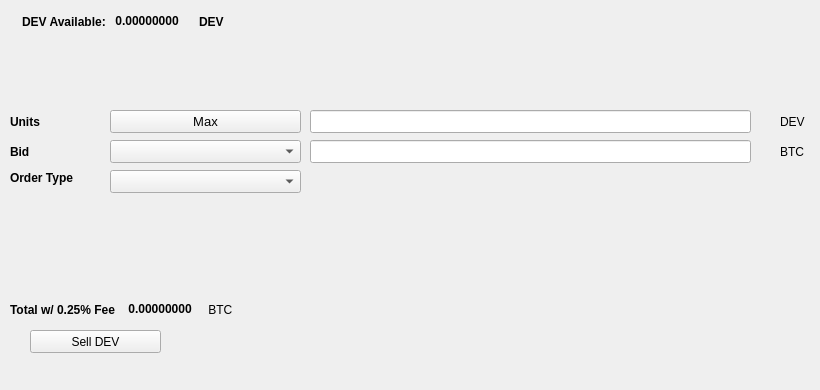
   <widget class="QWidget" name="SellTab">
    <attribute name="title">
     <string>Sell</string>
    </attribute>
    <widget class="QLabel" name="label_16">
     <property name="geometry">
      <rect>
       <x>780</x>
       <y>140</y>
       <width>31</width>
       <height>23</height>
      </rect>
     </property>
     <property name="text">
      <string>BTC</string>
     </property>
    </widget>
    <widget class="QComboBox" name="SellBidcomboBox">
     <property name="geometry">
      <rect>
       <x>110</x>
       <y>140</y>
       <width>191</width>
       <height>23</height>
      </rect>
     </property>
     <property name="font">
      <font>
       <pointsize>10</pointsize>
      </font>
     </property>
    </widget>
    <widget class="QLabel" name="label_18">
     <property name="geometry">
      <rect>
       <x>10</x>
       <y>110</y>
       <width>46</width>
       <height>23</height>
      </rect>
     </property>
     <property name="font">
      <font>
       <weight>75</weight>
       <bold>true</bold>
      </font>
     </property>
     <property name="text">
      <string>Units</string>
     </property>
    </widget>
    <widget class="QPushButton" name="Sell_Max_Amount">
     <property name="geometry">
      <rect>
       <x>110</x>
       <y>110</y>
       <width>191</width>
       <height>23</height>
      </rect>
     </property>
     <property name="font">
      <font>
       <pointsize>10</pointsize>
      </font>
     </property>
     <property name="text">
      <string>Max</string>
     </property>
    </widget>
    <widget class="QLabel" name="label_20">
     <property name="geometry">
      <rect>
       <x>10</x>
       <y>170</y>
       <width>91</width>
       <height>16</height>
      </rect>
     </property>
     <property name="font">
      <font>
       <weight>75</weight>
       <bold>true</bold>
      </font>
     </property>
     <property name="text">
      <string>Order Type</string>
     </property>
    </widget>
    <widget class="QComboBox" name="SellOrdertypeCombo">
     <property name="geometry">
      <rect>
       <x>110</x>
       <y>170</y>
       <width>191</width>
       <height>23</height>
      </rect>
     </property>
     <property name="font">
      <font>
       <pointsize>10</pointsize>
      </font>
     </property>
    </widget>
    <widget class="QLabel" name="label_21">
     <property name="geometry">
      <rect>
       <x>10</x>
       <y>140</y>
       <width>46</width>
       <height>23</height>
      </rect>
     </property>
     <property name="font">
      <font>
       <weight>75</weight>
       <bold>true</bold>
      </font>
     </property>
     <property name="text">
      <string>Bid</string>
     </property>
    </widget>
    <widget class="QLabel" name="label_22">
     <property name="geometry">
      <rect>
       <x>780</x>
       <y>110</y>
       <width>31</width>
       <height>23</height>
      </rect>
     </property>
     <property name="text">
      <string>DEV</string>
     </property>
    </widget>
    <widget class="QLineEdit" name="UnitsInputDEV">
     <property name="geometry">
      <rect>
       <x>310</x>
       <y>110</y>
       <width>441</width>
       <height>23</height>
      </rect>
     </property>
     <property name="font">
      <font>
       <pointsize>9</pointsize>
       <weight>75</weight>
       <bold>true</bold>
      </font>
     </property>
    </widget>
    <widget class="QLineEdit" name="SellBidPriceEdit">
     <property name="geometry">
      <rect>
       <x>310</x>
       <y>140</y>
       <width>441</width>
       <height>23</height>
      </rect>
     </property>
     <property name="font">
      <font>
       <pointsize>9</pointsize>
       <weight>75</weight>
       <bold>true</bold>
      </font>
     </property>
    </widget>
    <widget class="QPushButton" name="SellDEVBTN">
     <property name="geometry">
      <rect>
       <x>30</x>
       <y>330</y>
       <width>131</width>
       <height>23</height>
      </rect>
     </property>
     <property name="text">
      <string>Sell DEV</string>
     </property>
     <property name="icon">
      <iconset resource="../bitcoinfiat">
       <normaloff>:/icons/bitcoin</normaloff>:/icons/bitcoin</iconset>
     </property>
    </widget>
    <widget class="QWidget" name="layoutWidget3">
     <property name="geometry">
      <rect>
       <x>22</x>
       <y>12</y>
       <width>258</width>
       <height>19</height>
      </rect>
     </property>
     <layout class="QHBoxLayout" name="horizontalLayout">
      <item>
       <widget class="QLabel" name="label232_2">
        <property name="font">
         <font>
          <weight>75</weight>
          <bold>true</bold>
         </font>
        </property>
        <property name="text">
         <string>DEV Available:</string>
        </property>
       </widget>
      </item>
      <item>
       <widget class="QLabel" name="DEVAvailableLabel">
        <property name="palette">
         <palette>
          <active>
           <colorrole role="WindowText">
            <brush brushstyle="SolidPattern">
             <color alpha="255">
              <red>0</red>
              <green>0</green>
              <blue>0</blue>
             </color>
            </brush>
           </colorrole>
           <colorrole role="Button">
            <brush brushstyle="SolidPattern">
             <color alpha="255">
              <red>0</red>
              <green>170</green>
              <blue>0</blue>
             </color>
            </brush>
           </colorrole>
           <colorrole role="Light">
            <brush brushstyle="SolidPattern">
             <color alpha="255">
              <red>0</red>
              <green>255</green>
              <blue>0</blue>
             </color>
            </brush>
           </colorrole>
           <colorrole role="Midlight">
            <brush brushstyle="SolidPattern">
             <color alpha="255">
              <red>0</red>
              <green>212</green>
              <blue>0</blue>
             </color>
            </brush>
           </colorrole>
           <colorrole role="Dark">
            <brush brushstyle="SolidPattern">
             <color alpha="255">
              <red>0</red>
              <green>85</green>
              <blue>0</blue>
             </color>
            </brush>
           </colorrole>
           <colorrole role="Mid">
            <brush brushstyle="SolidPattern">
             <color alpha="255">
              <red>0</red>
              <green>113</green>
              <blue>0</blue>
             </color>
            </brush>
           </colorrole>
           <colorrole role="Text">
            <brush brushstyle="SolidPattern">
             <color alpha="255">
              <red>0</red>
              <green>170</green>
              <blue>0</blue>
             </color>
            </brush>
           </colorrole>
           <colorrole role="BrightText">
            <brush brushstyle="SolidPattern">
             <color alpha="255">
              <red>255</red>
              <green>255</green>
              <blue>255</blue>
             </color>
            </brush>
           </colorrole>
           <colorrole role="ButtonText">
            <brush brushstyle="SolidPattern">
             <color alpha="255">
              <red>0</red>
              <green>0</green>
              <blue>0</blue>
             </color>
            </brush>
           </colorrole>
           <colorrole role="Base">
            <brush brushstyle="SolidPattern">
             <color alpha="255">
              <red>255</red>
              <green>255</green>
              <blue>255</blue>
             </color>
            </brush>
           </colorrole>
           <colorrole role="Window">
            <brush brushstyle="SolidPattern">
             <color alpha="255">
              <red>0</red>
              <green>170</green>
              <blue>0</blue>
             </color>
            </brush>
           </colorrole>
           <colorrole role="Shadow">
            <brush brushstyle="SolidPattern">
             <color alpha="255">
              <red>0</red>
              <green>0</green>
              <blue>0</blue>
             </color>
            </brush>
           </colorrole>
           <colorrole role="AlternateBase">
            <brush brushstyle="SolidPattern">
             <color alpha="255">
              <red>127</red>
              <green>212</green>
              <blue>127</blue>
             </color>
            </brush>
           </colorrole>
           <colorrole role="ToolTipBase">
            <brush brushstyle="SolidPattern">
             <color alpha="255">
              <red>255</red>
              <green>255</green>
              <blue>220</blue>
             </color>
            </brush>
           </colorrole>
           <colorrole role="ToolTipText">
            <brush brushstyle="SolidPattern">
             <color alpha="255">
              <red>0</red>
              <green>0</green>
              <blue>0</blue>
             </color>
            </brush>
           </colorrole>
          </active>
          <inactive>
           <colorrole role="WindowText">
            <brush brushstyle="SolidPattern">
             <color alpha="255">
              <red>0</red>
              <green>0</green>
              <blue>0</blue>
             </color>
            </brush>
           </colorrole>
           <colorrole role="Button">
            <brush brushstyle="SolidPattern">
             <color alpha="255">
              <red>0</red>
              <green>170</green>
              <blue>0</blue>
             </color>
            </brush>
           </colorrole>
           <colorrole role="Light">
            <brush brushstyle="SolidPattern">
             <color alpha="255">
              <red>0</red>
              <green>255</green>
              <blue>0</blue>
             </color>
            </brush>
           </colorrole>
           <colorrole role="Midlight">
            <brush brushstyle="SolidPattern">
             <color alpha="255">
              <red>0</red>
              <green>212</green>
              <blue>0</blue>
             </color>
            </brush>
           </colorrole>
           <colorrole role="Dark">
            <brush brushstyle="SolidPattern">
             <color alpha="255">
              <red>0</red>
              <green>85</green>
              <blue>0</blue>
             </color>
            </brush>
           </colorrole>
           <colorrole role="Mid">
            <brush brushstyle="SolidPattern">
             <color alpha="255">
              <red>0</red>
              <green>113</green>
              <blue>0</blue>
             </color>
            </brush>
           </colorrole>
           <colorrole role="Text">
            <brush brushstyle="SolidPattern">
             <color alpha="255">
              <red>0</red>
              <green>170</green>
              <blue>0</blue>
             </color>
            </brush>
           </colorrole>
           <colorrole role="BrightText">
            <brush brushstyle="SolidPattern">
             <color alpha="255">
              <red>255</red>
              <green>255</green>
              <blue>255</blue>
             </color>
            </brush>
           </colorrole>
           <colorrole role="ButtonText">
            <brush brushstyle="SolidPattern">
             <color alpha="255">
              <red>0</red>
              <green>0</green>
              <blue>0</blue>
             </color>
            </brush>
           </colorrole>
           <colorrole role="Base">
            <brush brushstyle="SolidPattern">
             <color alpha="255">
              <red>255</red>
              <green>255</green>
              <blue>255</blue>
             </color>
            </brush>
           </colorrole>
           <colorrole role="Window">
            <brush brushstyle="SolidPattern">
             <color alpha="255">
              <red>0</red>
              <green>170</green>
              <blue>0</blue>
             </color>
            </brush>
           </colorrole>
           <colorrole role="Shadow">
            <brush brushstyle="SolidPattern">
             <color alpha="255">
              <red>0</red>
              <green>0</green>
              <blue>0</blue>
             </color>
            </brush>
           </colorrole>
           <colorrole role="AlternateBase">
            <brush brushstyle="SolidPattern">
             <color alpha="255">
              <red>127</red>
              <green>212</green>
              <blue>127</blue>
             </color>
            </brush>
           </colorrole>
           <colorrole role="ToolTipBase">
            <brush brushstyle="SolidPattern">
             <color alpha="255">
              <red>255</red>
              <green>255</green>
              <blue>220</blue>
             </color>
            </brush>
           </colorrole>
           <colorrole role="ToolTipText">
            <brush brushstyle="SolidPattern">
             <color alpha="255">
              <red>0</red>
              <green>0</green>
              <blue>0</blue>
             </color>
            </brush>
           </colorrole>
          </inactive>
          <disabled>
           <colorrole role="WindowText">
            <brush brushstyle="SolidPattern">
             <color alpha="255">
              <red>0</red>
              <green>85</green>
              <blue>0</blue>
             </color>
            </brush>
           </colorrole>
           <colorrole role="Button">
            <brush brushstyle="SolidPattern">
             <color alpha="255">
              <red>0</red>
              <green>170</green>
              <blue>0</blue>
             </color>
            </brush>
           </colorrole>
           <colorrole role="Light">
            <brush brushstyle="SolidPattern">
             <color alpha="255">
              <red>0</red>
              <green>255</green>
              <blue>0</blue>
             </color>
            </brush>
           </colorrole>
           <colorrole role="Midlight">
            <brush brushstyle="SolidPattern">
             <color alpha="255">
              <red>0</red>
              <green>212</green>
              <blue>0</blue>
             </color>
            </brush>
           </colorrole>
           <colorrole role="Dark">
            <brush brushstyle="SolidPattern">
             <color alpha="255">
              <red>0</red>
              <green>85</green>
              <blue>0</blue>
             </color>
            </brush>
           </colorrole>
           <colorrole role="Mid">
            <brush brushstyle="SolidPattern">
             <color alpha="255">
              <red>0</red>
              <green>113</green>
              <blue>0</blue>
             </color>
            </brush>
           </colorrole>
           <colorrole role="Text">
            <brush brushstyle="SolidPattern">
             <color alpha="255">
              <red>0</red>
              <green>85</green>
              <blue>0</blue>
             </color>
            </brush>
           </colorrole>
           <colorrole role="BrightText">
            <brush brushstyle="SolidPattern">
             <color alpha="255">
              <red>255</red>
              <green>255</green>
              <blue>255</blue>
             </color>
            </brush>
           </colorrole>
           <colorrole role="ButtonText">
            <brush brushstyle="SolidPattern">
             <color alpha="255">
              <red>0</red>
              <green>85</green>
              <blue>0</blue>
             </color>
            </brush>
           </colorrole>
           <colorrole role="Base">
            <brush brushstyle="SolidPattern">
             <color alpha="255">
              <red>0</red>
              <green>170</green>
              <blue>0</blue>
             </color>
            </brush>
           </colorrole>
           <colorrole role="Window">
            <brush brushstyle="SolidPattern">
             <color alpha="255">
              <red>0</red>
              <green>170</green>
              <blue>0</blue>
             </color>
            </brush>
           </colorrole>
           <colorrole role="Shadow">
            <brush brushstyle="SolidPattern">
             <color alpha="255">
              <red>0</red>
              <green>0</green>
              <blue>0</blue>
             </color>
            </brush>
           </colorrole>
           <colorrole role="AlternateBase">
            <brush brushstyle="SolidPattern">
             <color alpha="255">
              <red>0</red>
              <green>170</green>
              <blue>0</blue>
             </color>
            </brush>
           </colorrole>
           <colorrole role="ToolTipBase">
            <brush brushstyle="SolidPattern">
             <color alpha="255">
              <red>255</red>
              <green>255</green>
              <blue>220</blue>
             </color>
            </brush>
           </colorrole>
           <colorrole role="ToolTipText">
            <brush brushstyle="SolidPattern">
             <color alpha="255">
              <red>0</red>
              <green>0</green>
              <blue>0</blue>
             </color>
            </brush>
           </colorrole>
          </disabled>
         </palette>
        </property>
        <property name="font">
         <font>
          <weight>75</weight>
          <bold>true</bold>
         </font>
        </property>
        <property name="text">
         <string> 0.00000000 </string>
        </property>
        <property name="textInteractionFlags">
         <set>Qt::LinksAccessibleByMouse|Qt::TextSelectableByKeyboard|Qt::TextSelectableByMouse</set>
        </property>
       </widget>
      </item>
      <item>
       <widget class="QLabel" name="labelDEV">
        <property name="font">
         <font>
          <weight>75</weight>
          <bold>true</bold>
         </font>
        </property>
        <property name="text">
         <string>DEV</string>
        </property>
       </widget>
      </item>
     </layout>
    </widget>
    <widget class="QWidget" name="layoutWidget">
     <property name="geometry">
      <rect>
       <x>10</x>
       <y>300</y>
       <width>268</width>
       <height>19</height>
      </rect>
     </property>
     <layout class="QHBoxLayout" name="horizontalLayout_2">
      <item>
       <widget class="QLabel" name="label_19">
        <property name="font">
         <font>
          <weight>75</weight>
          <bold>true</bold>
         </font>
        </property>
        <property name="text">
         <string>Total w/ 0.25% Fee </string>
        </property>
       </widget>
      </item>
      <item>
       <widget class="QLabel" name="SellCostLabel">
        <property name="palette">
         <palette>
          <active>
           <colorrole role="WindowText">
            <brush brushstyle="SolidPattern">
             <color alpha="255">
              <red>0</red>
              <green>0</green>
              <blue>0</blue>
             </color>
            </brush>
           </colorrole>
           <colorrole role="Button">
            <brush brushstyle="SolidPattern">
             <color alpha="255">
              <red>0</red>
              <green>170</green>
              <blue>0</blue>
             </color>
            </brush>
           </colorrole>
           <colorrole role="Light">
            <brush brushstyle="SolidPattern">
             <color alpha="255">
              <red>0</red>
              <green>255</green>
              <blue>0</blue>
             </color>
            </brush>
           </colorrole>
           <colorrole role="Midlight">
            <brush brushstyle="SolidPattern">
             <color alpha="255">
              <red>0</red>
              <green>212</green>
              <blue>0</blue>
             </color>
            </brush>
           </colorrole>
           <colorrole role="Dark">
            <brush brushstyle="SolidPattern">
             <color alpha="255">
              <red>0</red>
              <green>85</green>
              <blue>0</blue>
             </color>
            </brush>
           </colorrole>
           <colorrole role="Mid">
            <brush brushstyle="SolidPattern">
             <color alpha="255">
              <red>0</red>
              <green>113</green>
              <blue>0</blue>
             </color>
            </brush>
           </colorrole>
           <colorrole role="Text">
            <brush brushstyle="SolidPattern">
             <color alpha="255">
              <red>0</red>
              <green>170</green>
              <blue>0</blue>
             </color>
            </brush>
           </colorrole>
           <colorrole role="BrightText">
            <brush brushstyle="SolidPattern">
             <color alpha="255">
              <red>255</red>
              <green>255</green>
              <blue>255</blue>
             </color>
            </brush>
           </colorrole>
           <colorrole role="ButtonText">
            <brush brushstyle="SolidPattern">
             <color alpha="255">
              <red>0</red>
              <green>0</green>
              <blue>0</blue>
             </color>
            </brush>
           </colorrole>
           <colorrole role="Base">
            <brush brushstyle="SolidPattern">
             <color alpha="255">
              <red>255</red>
              <green>255</green>
              <blue>255</blue>
             </color>
            </brush>
           </colorrole>
           <colorrole role="Window">
            <brush brushstyle="SolidPattern">
             <color alpha="255">
              <red>0</red>
              <green>170</green>
              <blue>0</blue>
             </color>
            </brush>
           </colorrole>
           <colorrole role="Shadow">
            <brush brushstyle="SolidPattern">
             <color alpha="255">
              <red>0</red>
              <green>0</green>
              <blue>0</blue>
             </color>
            </brush>
           </colorrole>
           <colorrole role="AlternateBase">
            <brush brushstyle="SolidPattern">
             <color alpha="255">
              <red>127</red>
              <green>212</green>
              <blue>127</blue>
             </color>
            </brush>
           </colorrole>
           <colorrole role="ToolTipBase">
            <brush brushstyle="SolidPattern">
             <color alpha="255">
              <red>255</red>
              <green>255</green>
              <blue>220</blue>
             </color>
            </brush>
           </colorrole>
           <colorrole role="ToolTipText">
            <brush brushstyle="SolidPattern">
             <color alpha="255">
              <red>0</red>
              <green>0</green>
              <blue>0</blue>
             </color>
            </brush>
           </colorrole>
          </active>
          <inactive>
           <colorrole role="WindowText">
            <brush brushstyle="SolidPattern">
             <color alpha="255">
              <red>0</red>
              <green>0</green>
              <blue>0</blue>
             </color>
            </brush>
           </colorrole>
           <colorrole role="Button">
            <brush brushstyle="SolidPattern">
             <color alpha="255">
              <red>0</red>
              <green>170</green>
              <blue>0</blue>
             </color>
            </brush>
           </colorrole>
           <colorrole role="Light">
            <brush brushstyle="SolidPattern">
             <color alpha="255">
              <red>0</red>
              <green>255</green>
              <blue>0</blue>
             </color>
            </brush>
           </colorrole>
           <colorrole role="Midlight">
            <brush brushstyle="SolidPattern">
             <color alpha="255">
              <red>0</red>
              <green>212</green>
              <blue>0</blue>
             </color>
            </brush>
           </colorrole>
           <colorrole role="Dark">
            <brush brushstyle="SolidPattern">
             <color alpha="255">
              <red>0</red>
              <green>85</green>
              <blue>0</blue>
             </color>
            </brush>
           </colorrole>
           <colorrole role="Mid">
            <brush brushstyle="SolidPattern">
             <color alpha="255">
              <red>0</red>
              <green>113</green>
              <blue>0</blue>
             </color>
            </brush>
           </colorrole>
           <colorrole role="Text">
            <brush brushstyle="SolidPattern">
             <color alpha="255">
              <red>0</red>
              <green>170</green>
              <blue>0</blue>
             </color>
            </brush>
           </colorrole>
           <colorrole role="BrightText">
            <brush brushstyle="SolidPattern">
             <color alpha="255">
              <red>255</red>
              <green>255</green>
              <blue>255</blue>
             </color>
            </brush>
           </colorrole>
           <colorrole role="ButtonText">
            <brush brushstyle="SolidPattern">
             <color alpha="255">
              <red>0</red>
              <green>0</green>
              <blue>0</blue>
             </color>
            </brush>
           </colorrole>
           <colorrole role="Base">
            <brush brushstyle="SolidPattern">
             <color alpha="255">
              <red>255</red>
              <green>255</green>
              <blue>255</blue>
             </color>
            </brush>
           </colorrole>
           <colorrole role="Window">
            <brush brushstyle="SolidPattern">
             <color alpha="255">
              <red>0</red>
              <green>170</green>
              <blue>0</blue>
             </color>
            </brush>
           </colorrole>
           <colorrole role="Shadow">
            <brush brushstyle="SolidPattern">
             <color alpha="255">
              <red>0</red>
              <green>0</green>
              <blue>0</blue>
             </color>
            </brush>
           </colorrole>
           <colorrole role="AlternateBase">
            <brush brushstyle="SolidPattern">
             <color alpha="255">
              <red>127</red>
              <green>212</green>
              <blue>127</blue>
             </color>
            </brush>
           </colorrole>
           <colorrole role="ToolTipBase">
            <brush brushstyle="SolidPattern">
             <color alpha="255">
              <red>255</red>
              <green>255</green>
              <blue>220</blue>
             </color>
            </brush>
           </colorrole>
           <colorrole role="ToolTipText">
            <brush brushstyle="SolidPattern">
             <color alpha="255">
              <red>0</red>
              <green>0</green>
              <blue>0</blue>
             </color>
            </brush>
           </colorrole>
          </inactive>
          <disabled>
           <colorrole role="WindowText">
            <brush brushstyle="SolidPattern">
             <color alpha="255">
              <red>0</red>
              <green>85</green>
              <blue>0</blue>
             </color>
            </brush>
           </colorrole>
           <colorrole role="Button">
            <brush brushstyle="SolidPattern">
             <color alpha="255">
              <red>0</red>
              <green>170</green>
              <blue>0</blue>
             </color>
            </brush>
           </colorrole>
           <colorrole role="Light">
            <brush brushstyle="SolidPattern">
             <color alpha="255">
              <red>0</red>
              <green>255</green>
              <blue>0</blue>
             </color>
            </brush>
           </colorrole>
           <colorrole role="Midlight">
            <brush brushstyle="SolidPattern">
             <color alpha="255">
              <red>0</red>
              <green>212</green>
              <blue>0</blue>
             </color>
            </brush>
           </colorrole>
           <colorrole role="Dark">
            <brush brushstyle="SolidPattern">
             <color alpha="255">
              <red>0</red>
              <green>85</green>
              <blue>0</blue>
             </color>
            </brush>
           </colorrole>
           <colorrole role="Mid">
            <brush brushstyle="SolidPattern">
             <color alpha="255">
              <red>0</red>
              <green>113</green>
              <blue>0</blue>
             </color>
            </brush>
           </colorrole>
           <colorrole role="Text">
            <brush brushstyle="SolidPattern">
             <color alpha="255">
              <red>0</red>
              <green>85</green>
              <blue>0</blue>
             </color>
            </brush>
           </colorrole>
           <colorrole role="BrightText">
            <brush brushstyle="SolidPattern">
             <color alpha="255">
              <red>255</red>
              <green>255</green>
              <blue>255</blue>
             </color>
            </brush>
           </colorrole>
           <colorrole role="ButtonText">
            <brush brushstyle="SolidPattern">
             <color alpha="255">
              <red>0</red>
              <green>85</green>
              <blue>0</blue>
             </color>
            </brush>
           </colorrole>
           <colorrole role="Base">
            <brush brushstyle="SolidPattern">
             <color alpha="255">
              <red>0</red>
              <green>170</green>
              <blue>0</blue>
             </color>
            </brush>
           </colorrole>
           <colorrole role="Window">
            <brush brushstyle="SolidPattern">
             <color alpha="255">
              <red>0</red>
              <green>170</green>
              <blue>0</blue>
             </color>
            </brush>
           </colorrole>
           <colorrole role="Shadow">
            <brush brushstyle="SolidPattern">
             <color alpha="255">
              <red>0</red>
              <green>0</green>
              <blue>0</blue>
             </color>
            </brush>
           </colorrole>
           <colorrole role="AlternateBase">
            <brush brushstyle="SolidPattern">
             <color alpha="255">
              <red>0</red>
              <green>170</green>
              <blue>0</blue>
             </color>
            </brush>
           </colorrole>
           <colorrole role="ToolTipBase">
            <brush brushstyle="SolidPattern">
             <color alpha="255">
              <red>255</red>
              <green>255</green>
              <blue>220</blue>
             </color>
            </brush>
           </colorrole>
           <colorrole role="ToolTipText">
            <brush brushstyle="SolidPattern">
             <color alpha="255">
              <red>0</red>
              <green>0</green>
              <blue>0</blue>
             </color>
            </brush>
           </colorrole>
          </disabled>
         </palette>
        </property>
        <property name="font">
         <font>
          <weight>75</weight>
          <bold>true</bold>
         </font>
        </property>
        <property name="autoFillBackground">
         <bool>false</bool>
        </property>
        <property name="text">
         <string> 0.00000000</string>
        </property>
        <property name="textInteractionFlags">
         <set>Qt::LinksAccessibleByMouse|Qt::TextSelectableByMouse</set>
        </property>
       </widget>
      </item>
      <item>
       <widget class="QLabel" name="label_17">
        <property name="font">
         <font>
          <weight>50</weight>
          <bold>false</bold>
         </font>
        </property>
        <property name="text">
         <string> BTC</string>
        </property>
       </widget>
      </item>
     </layout>
    </widget>
    <widget class="QLabel" name="label_23">
     <property name="geometry">
      <rect>
       <x>460</x>
       <y>300</y>
       <width>281</width>
       <height>81</height>
      </rect>
     </property>
     <property name="text">
      <string/>
     </property>
     <property name="pixmap">
      <pixmap>:/images/bittrex</pixmap>
     </property>
    </widget>
   </widget>
